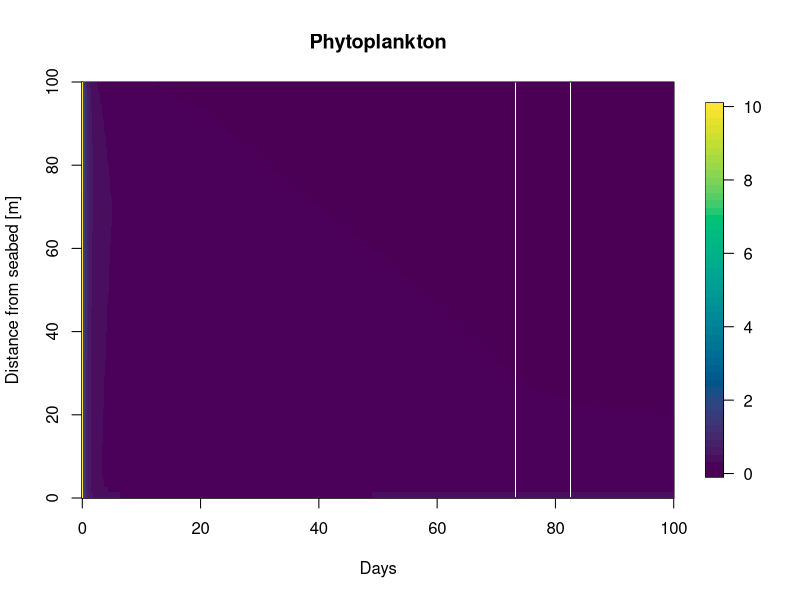
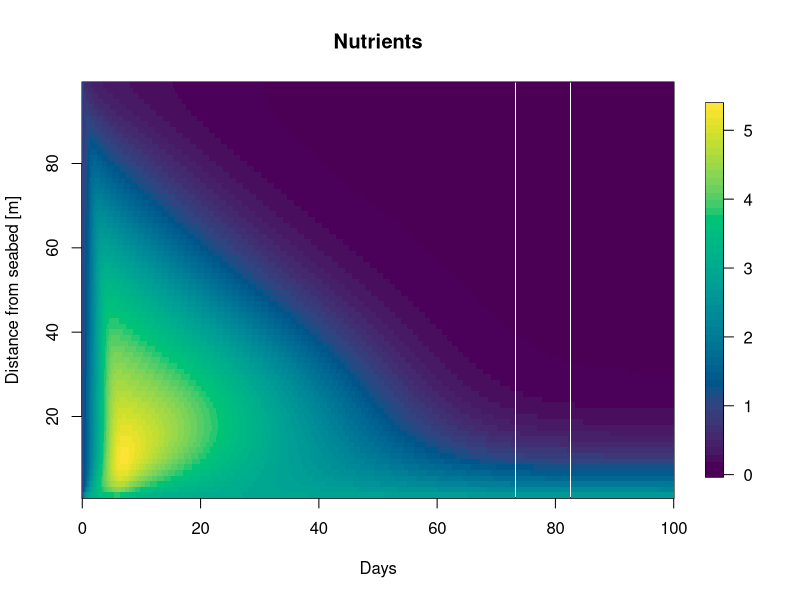
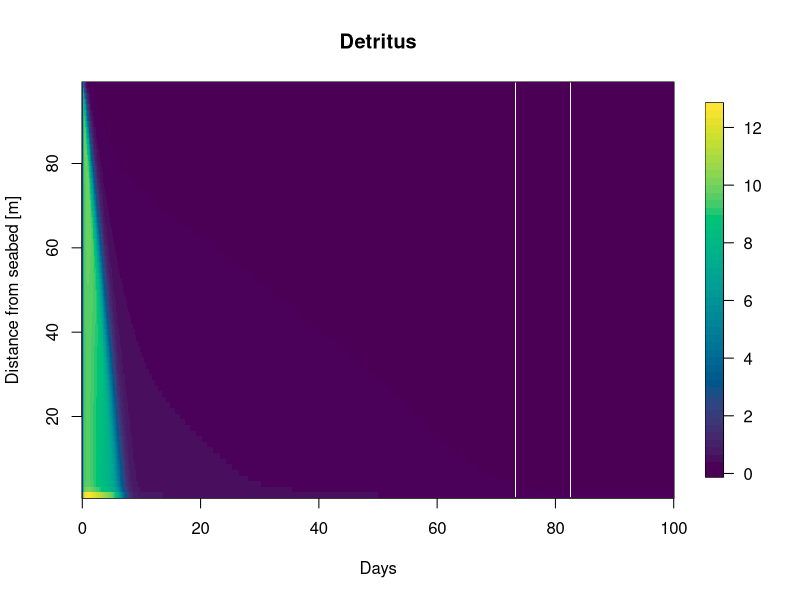

The R script that drew these images, in order:
#' ---
#' title: Nutrient in the water column
#' author: Léa Krejci
#' date: 26 February 2024
#' ---

#### Packages ####
library(deSolve)
library(fields)

##### Parameters ####
# D <- 5 #[m^2/day]
# Iin <- 350 * 60 * 60 * 24 #[µmol photons /m^2 /day]
# kw <- 0.2 #[/m]
# kp <- 15e-7 #[m^2 / cell]
# m <- 0.01 * 24 #[/day]
# u <- 0.96 #[/day]
# depth <- 100 #[m]
# deltaZ <- 2.5 #[m]
# param.n <- depth/deltaZ
# gmax <- 0.04 * 24
# H.L <- 30 * 60 * 60 *24 # [µmol photons / m^2 / day]
# H.N <- 0.0425 # [mmol nutrient / m^3]
# Nb <- 5 # [mmol nutrient / m^3]
# yield <- 1e-9 # [mmol nutrient / cell]

# leonor's parameters
# n <- 100
# d <- 100
# param.deltaZ <- d/n
# t <- 100
# param.u <- 0.04
# param.D <- 5
# z <- c()
# param.kw <- 0.2
# param.kp <- 15*10^(-7)
# param.Iin <- 350
# param.HI <- 30
# param.gmax <-0.04
# param.m <- 0.01
# param.HN <- 0.0425
# param.Nb <- 47.5
# param.yield <- 10^(-9)


# # these parameters work
# n <- 75
# d <- 100 #[m]
# param.deltaZ <- d/n #[m]
# t <- 300
# param.u <- 0.042 * 24 #[m/day]
# param.D <- 43.2 #[m^2/day]
# z <- c()
# param.kw <- 0.2 #[/m]
# param.kp <- 15e-12 #[m^2 / cell]
# param.Iin <- 350 * 60 * 60 * 24 #[µmol photons /m^2 /day]
# param.HI <- 30 * 60 * 60 *24 # [µmol photons / m^2 / day]
# param.gmax <- 0.04 * 24 #[/day]
# param.m <- 0.03 #[/day]
# param.HN <- 0.0425 # [mmol nutrient / m^3]
# param.Nb <- 5 # [mmol nutrient / m^3]
# param.yield <- 1e-9 # [mmol nutrient / cell]
# param.gamma <- 0.25 # [m^3 /mmol N / day]
# param.w <- 5 # [m/day]
# param.rem <- 0.1 # [/day]

# new parameters in mmol.N
n <- 75
d <- 100 #[m]
param.deltaZ <- d/n #[m]
t <- 300
param.u <- 0.5 #0.042 * 24 #[m/day]
param.D <- 5 #[m^2/day]
z <- c()
param.kw <-  0.0375 #[/m]
param.kp <-  0.05 #[m^2 / mmol.N]
param.Iin <- 350 * 60 * 60 * 24 #[µmol photons /m^2 /day]
param.HI <- 30 * 60 * 60 *24 # [µmol photons / m^2 / day]
param.gmax <- 0.5 #[/day]
param.m <-  0.03 #[/day]
param.HN <-  0.3 # [mmol.N / m^3]
param.Nb <- 3 # [mmol.N / m^3]
param.yield <- 1e-9 # [mmol nutrient / cell]
param.gamma <- 1.5 # [m^3 /mmol N / day]
param.w <- 15 # [m/day]
param.rem <- 0.1 # [/day]

# reset graphical parameters
#dev.off()

params <- list(param.D = param.D , param.Iin = param.Iin, param.kw = 0.2, param.kp = param.kp,
               param.m = param.m, param.u = param.u, d = d, param.deltaZ = param.deltaZ, n = n,
               param.gmax = param.gmax, param.HI = param.HI, param.HN = param.HN)

no.shading <- list(param.D = param.D , param.Iin = param.Iin, param.kw = 0.2, param.kp = 0,
                   param.m = param.m, param.u = param.u, d = d, param.deltaZ = param.deltaZ, n = n,
                   param.gmax = param.gmax, param.HI = param.HI, param.HN = param.HN)


##### Set up grid ####
z = seq(param.deltaZ/2, by = param.deltaZ, to = d)

##### Initial conditions #####
phi <- rep(10,n) # set up phi0
#phi[10] <- 1000

N <- rep(1,n) # set up N0

P <- phi[1]

detr <- rep(1,n)

D <- detr[1]

Y.init <- c(phi,N,detr)

# set up light intensity
lightloss = function (P, D, param){
  integral = cumsum((param.kw + param.kp*P*param.deltaZ) - 0.5*param.deltaZ*(param.kw + param.kp*P))
  I <- param.Iin*exp(- integral)
  
  return(I)
}

lightloss(P,D, params)

##### Derivative function #####
# leonor
derivative = function(t, Y, params) {
  
  phi <- Y[1:n]
  N <- Y[(n+1):(2*n)]
  detr <- Y[(2*n+1):(3*n)]
  
  Ja <- rep(0, n+1)
  Jd <- rep(0, n+1)
  JN <- rep(0, n+1)
  Ja_D <- rep(0, n+1)
  Jd_D <- rep(0, n+1)
  
  for(i in 2:n){
    Ja[i] <- param.u*phi[i-1]
    Jd[i] <- -param.D*(phi[i]-phi[i-1])/param.deltaZ
    JN[i] <- -param.D*(N[i]-N[i-1])/param.deltaZ 
    Ja_D[i] <- param.w*detr[i-1]
    Jd_D[i] <- -param.D*(detr[i]-detr[i-1])/param.deltaZ
  }
  
  #Boundary conditions  
  Ja[1] <- 0
  Ja[n+1] <- 0
  
  Jd[1] <- 0
  Jd[n+1] <- 0
  
  JN[1] <- 0
  JN[n+1] <- -param.D*(param.Nb-N[n])/param.deltaZ
  
  Ja_D[1] <- 0
  Ja_D[n+1] <- 0
  
  Jd_D[1] <- 0
  Jd_D[n+1] <- param.w*detr[n]/param.deltaZ
  
  J <- Ja + Jd 
  
  JDet <- Ja_D + Jd_D
  
  dphi_dt <- seq(1,n,1)
  dN_dt <- seq(1,n,1)
  ddetr_dt <- seq(1,n,1)
  
  # calculate growth rate
  I = lightloss(phi, detr, params)
  growth.L <- I / (param.HI + I)
  growth.N <- N / (param.HN + N)
  
  growth <- param.gmax * pmin(growth.L, growth.N)
  
  
  for (i in 1:n){
    dphi_dt[i] <- (growth[i]*phi[i] - param.m*phi[i] - param.gamma*phi[i]^2) - (J[i+1]- J[i])/param.deltaZ
    dN_dt[i] <- (-growth[i]*phi[i] + param.rem*detr[i]) - (JN[i+1] - JN[i])/param.deltaZ
    ddetr_dt[i] <- param.m*phi[i] + param.gamma*phi[i]^2 - param.rem*detr[i] - (JDet[i+1]- JDet[i])/param.deltaZ
  }
  
  return( list(c(dphi_dt, dN_dt, ddetr_dt)) )
}

times <- seq(0,100,.1)  

derivative.out <- ode(Y.init, times, derivative, parms = params)

phi.out <- derivative.out[,2:(n+1)]
N.out <- derivative.out[,(n+2):(2*n+1)]
Det.out <- derivative.out[, (2*n+2):(3*n+1)]

# plots 
image.plot(x = times, y = z, phi.out[,ncol(phi.out):1],
           ylab = "Distance from seabed [m]", xlab = "Days", col = hcl.colors(50, "viridis"),
           main = "Phytoplankton")
#
image.plot(x = times, y = z, N.out[,ncol(N.out):2],
           ylab = "Distance from seabed [m]", xlab = "Days", col = hcl.colors(50, "viridis"),
           main = "Nutrients")

image.plot(x = times, y = z, Det.out[,ncol(Det.out):2],
           ylab = "Distance from seabed [m]", xlab = "Days", col = hcl.colors(50, "viridis"),
           main = "Detritus")

# # plot light as a function of depth
# light <- sapply(seq_len(ncol(phi.out)), function(i) lightloss(phi.out[, i], param))
# 
# image.plot(x = times, y = z, light[,ncol(light):1],
#            ylab = "Distance from seabed [m]", xlab = "Days", col = hcl.colors(50, "viridis"),
#            main = "Light intensity [µmol photons/m2/day]")
# 
# plot(x = lightloss(phi.out[nrow(phi.out),], params), y = n:1, type = "l", main = "Light intensity",
#      ylab = "Distance from seabed [m]", xlab = "Light intensity [mmol photon/ m^2 / day]",
#      pch = 3, lwd = 2)
# param.kp <- 0
# lines(x = lightloss(phi.out[nrow(phi.out),],no.shading), y = n:1, type = "l", lty = 2, lwd = 2)
# legend("bottomright", legend = c("Self-shading", "No self-shading"), lty = c(1,2), lwd = 2)
# param.kp <- 15e-12 #[m^2 / cell]
# grid()

# # plot light and nutrient limitation as a function of depth
# growth.lim.L <- lightloss(phi.out[nrow(phi.out),]) / (param.HI + lightloss(phi.out[nrow(phi.out),]))
# growth.lim.N <- N.out[nrow(N.out),] / (param.HN + N.out[nrow(N.out),])
# 
# 
# par(mar=c(5, 4, 4, 8), xpd=TRUE) # adds space next to the plot so we can put a legend there
# plot(x = growth.lim.L, y = n:1, type = "l", xlim = c(0, max(growth.lim.N)),
#      main = "Limitation by light or nutrients", ylab = "Distance from seabed [m]",
#      xlab = "Growth limitation factor", lwd = 3)
# lines(x = growth.lim.N, y = n:1, type = "l", lwd = 3, lty = 2)
# legend("topright", inset=c(-0.5, 0), legend = c("Light", "Nutrients"), lty = c(1,2), lwd = 2)
# 
# plot(x = phi.out[nrow(phi.out),], y = n:1, type = "l",
#      main = "Limitation by light or nutrients", ylab = "Distance from seabed [m]",
#      xlab = "Cell concentration [cell/m^3]", lwd = 3)

# alternative approach
# light <- lightloss(phi.out[,1])
# for (i in 2:ncol(phi.out)){
#   new_light <- lightloss(phi.out[,i])
#   light <- cbind(light, new_light)
# }
